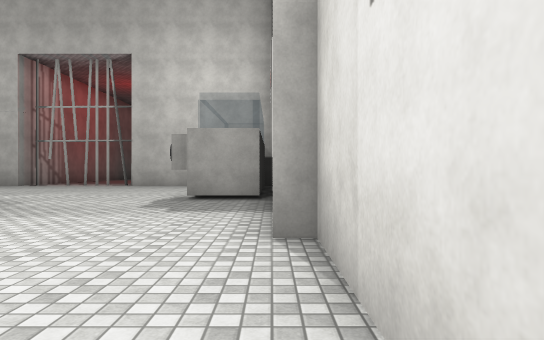
view 1 (above)

17 first-person views from a walk through a 3-D level made in the Unity game engine. The camera is 1.3 m above the floor, looks level and sees 75° across. The floor is counted in squares, 2 m on a side. Each view is taken from the middle of a square. On the plan, view 1 faces up. The plan holds only what a view shows up to about 10 squares ahead; the rest is blank. The place goes on beyond the plan. The player is left out. Some surface patterns are stand-ins.

view 2
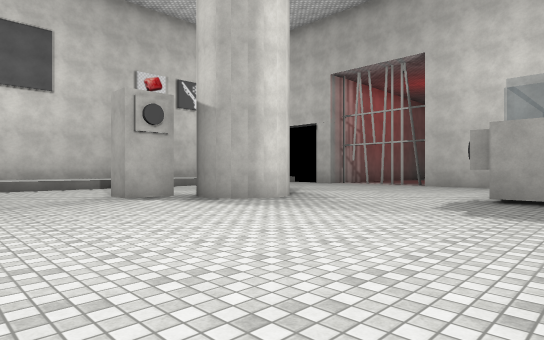

view 3
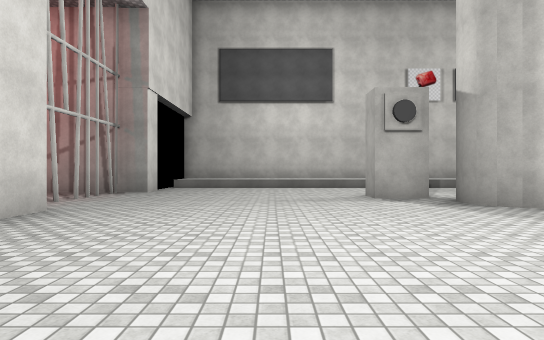

view 4
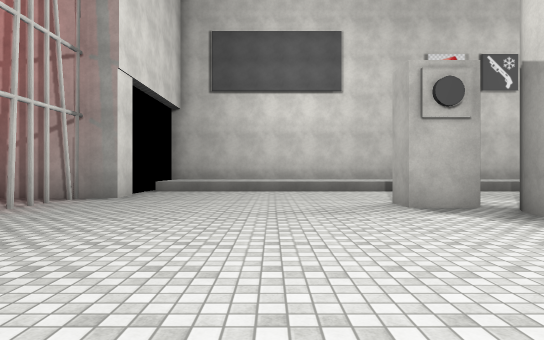

view 5
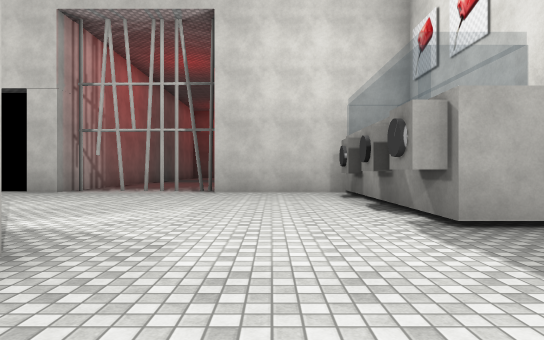

view 6
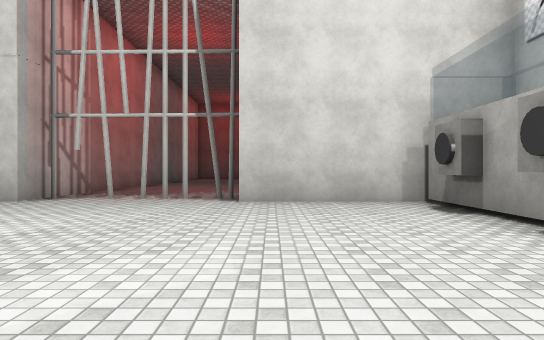

view 7
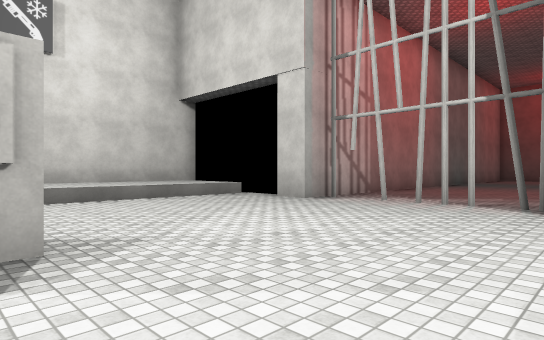

view 8
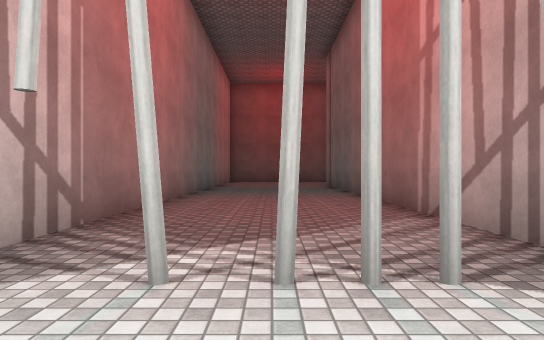

view 9
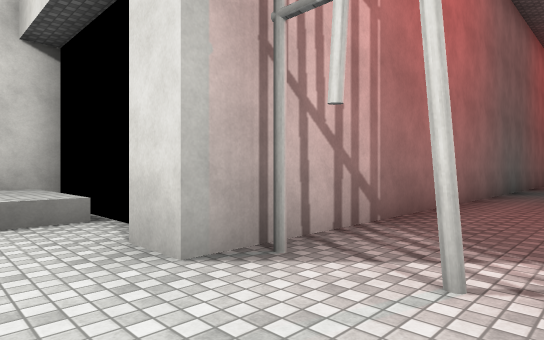

view 10
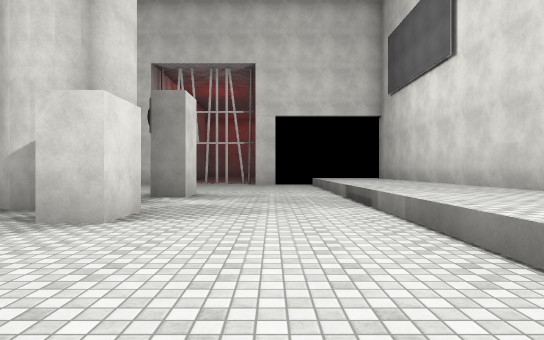

view 11
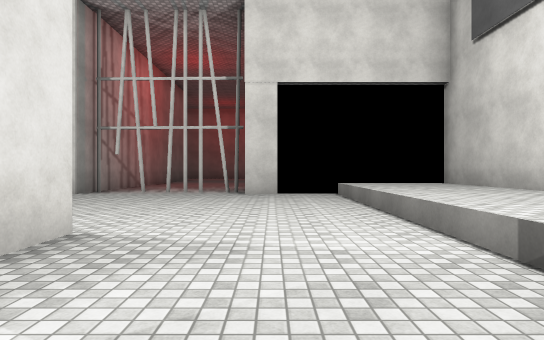

view 12
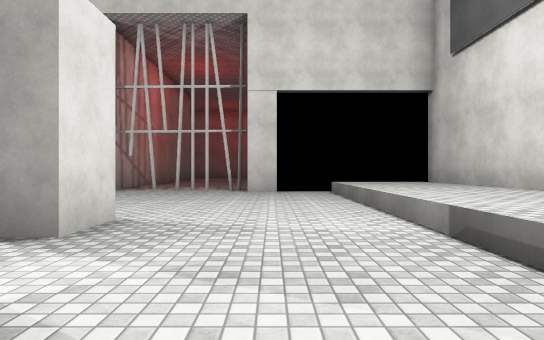

view 13
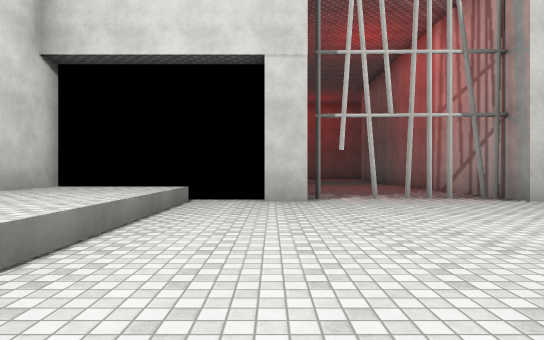

view 14
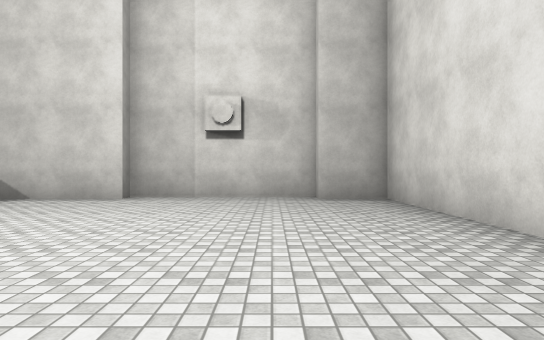

view 15
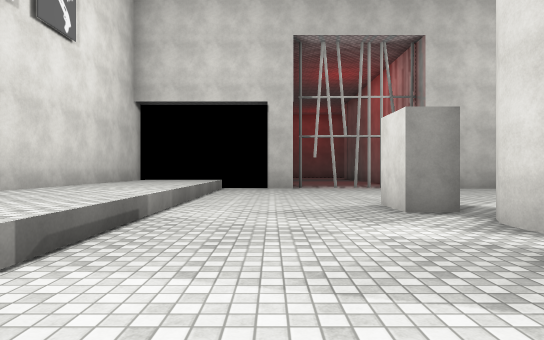

view 16
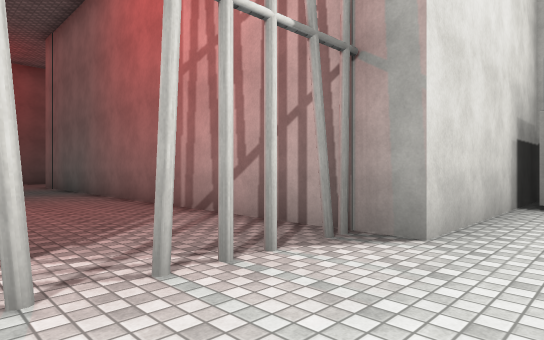

view 17
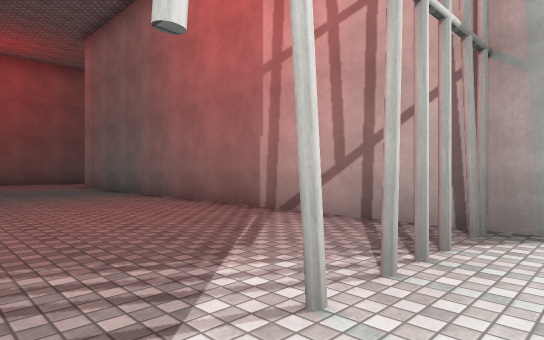

### Floor plan
Key: @ floor where view 1 was taken; # wall or solid block; . floor; ^ raised ledge; C conveyor.
Columns run from 15 left of view 1 to 1 right of it. Each row starts with its distance up from view 1.
 25     #. ..
 24     #.....#
 23     #.....#
 22     #.....#
 21     #.....#
 20     #.....#
 19     #.....#
 18     #.....#
 17     #.....#
 16     #.....#
 15 ######...#####
 14 ^^^..........###
 13 ^^^..........#
 12 ^^^..........#
 11 ^^^..........#
 10 ^^^..........###
  9 ^^^..........###
  8 ^^^...CC.....###
  7 ^^^.....#......#
  6 ^^^....###.....#
  5 ^^^.....#......#
  4 ^^^....#.......##
  3 ^^^.............#
  2 ^^^.............#
  1 ^^^.............#
  0 ^^^............@#
 -1 ^^^............##
 -2 ^^^............#
 -3     ############

Positions as (right, up) in squares from view 1, and headings:
1: (0, 0), facing up
2: (0, 0), facing up-left
3: (0, 1), facing left
4: (-2, 1), facing left
5: (-4, 4), facing up
6: (-5, 7), facing up
7: (-5, 8), facing up-left
8: (-8, 13), facing up
9: (-8, 13), facing up-left
10: (-11, 13), facing down
11: (-11, 7), facing down
12: (-11, 8), facing down
13: (-11, 7), facing up
14: (-8, 0), facing right
15: (-11, 2), facing up
16: (-9, 13), facing up-right
17: (-10, 14), facing up-right
